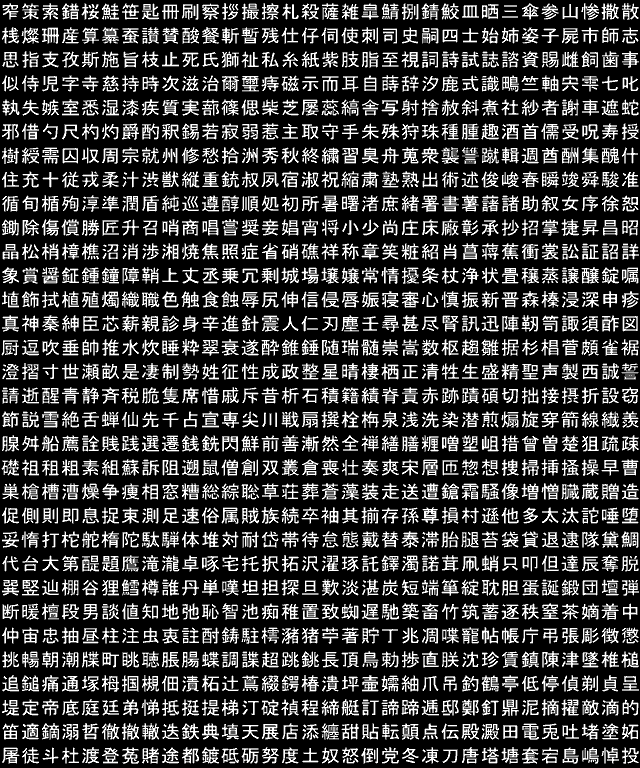
#> input picture 폰트 관련/font1test/font1_blue_jpn.png, 640 x 768 px
$ python gyeokja.py
#> lines starting #> are read from the running program, lines starting #| are printed output that depends on the picture
from PIL import Image, ImageDraw

def draw_grid_on_sheet(input_path, output_name):
    # 1. 원본 이미지 불러오기
#> called with input_path = 'font1_blue_jpn.png', output_name = 'font1_blue_jpn_grid.png'
    try:
        img = Image.open(input_path).convert('RGB') # 선을 색상 있게 그리려면 RGB 변환
    except:
        print("이미지 파일을 열 수 없습니다.")
        return

    draw = ImageDraw.Draw(img)
    width, height = img.size
#> width = 640; height = 768

    # 2. 규격 설정 (기존 규격: 20x24)
    glyph_w, glyph_h = 20, 24

    # 3. 가로선 그리기 (행 구분)
    for y in range(0, height + 1, glyph_h):
        draw.line([(0, y), (width, y)], fill=(100, 100, 100), width=1) # 회색 선

    # 4. 세로선 그리기 (열 구분)
    for x in range(0, width + 1, glyph_w):
        draw.line([(x, 0), (x, height)], fill=(100, 100, 100), width=1) # 회색 선

    # 5. 결과 저장 및 확인
    img.save(output_name)
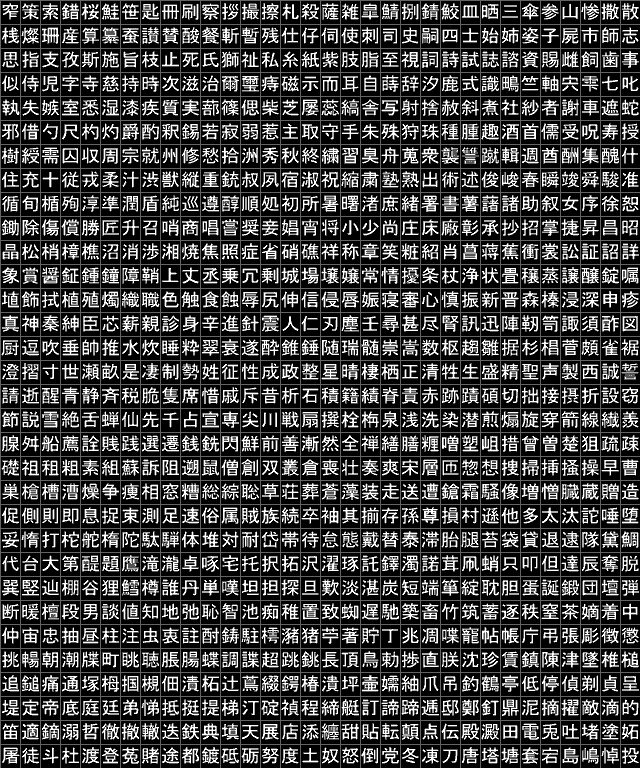
#> saved as font1_blue_jpn_grid.png: PIL image 640x768 RGB; min 0, max 255, mean 69.4
    img.show()
    print(f"격자선이 추가된 시트 저장 완료: {output_name}")

if __name__ == "__main__":
    # 파일명이 'font1_blue_jpn.png'라고 가정합니다.
    draw_grid_on_sheet("font1_blue_jpn.png", "font1_blue_jpn_grid.png")

$ run again, with 폰트 관련/font1test/font1_alpha.png copied over 폰트 관련/font1test/font1_blue_jpn.png
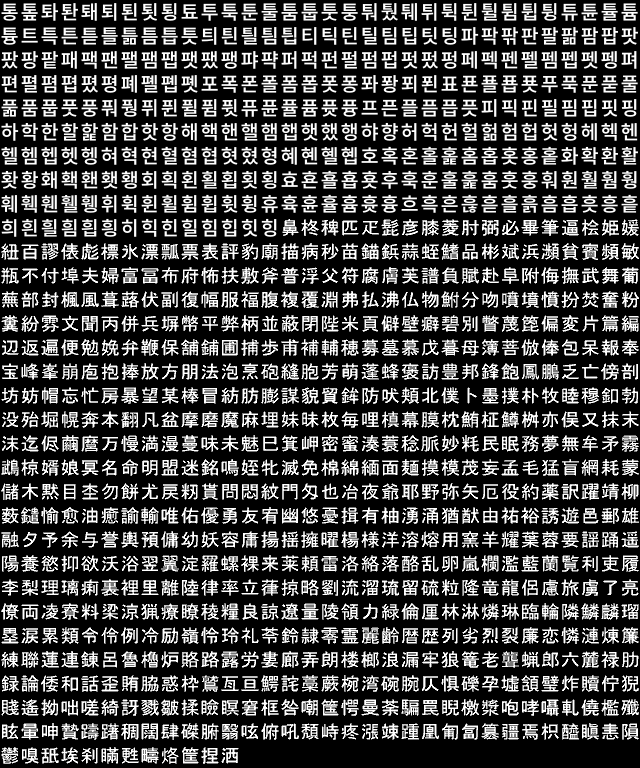
#> input picture 폰트 관련/font1test/font1_alpha.png, 640 x 768 px
#> in draw_grid_on_sheet, `img.save(output_name)`:
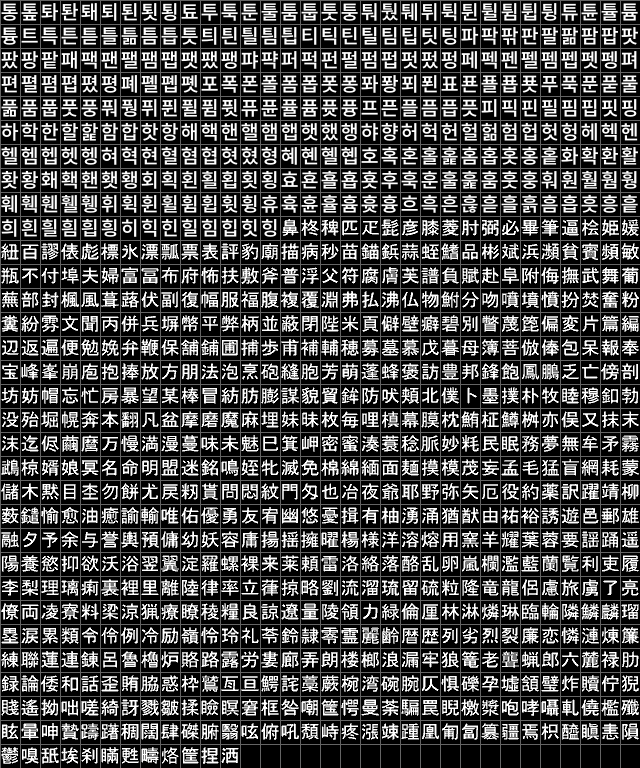
#> saved as font1_blue_jpn_grid.png: PIL image 640x768 RGB; min 0, max 255, mean 76.3

$ run again, with 폰트 관련/font1test/font1_blue.png copied over 폰트 관련/font1test/font1_blue_jpn.png
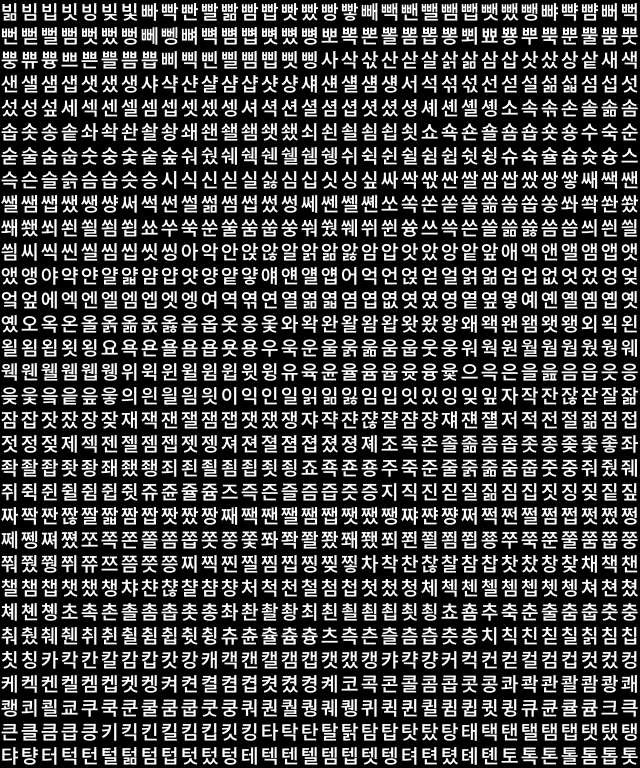
#> input picture 폰트 관련/font1test/font1_blue.png, 640 x 768 px
#> in draw_grid_on_sheet, `img.save(output_name)`:
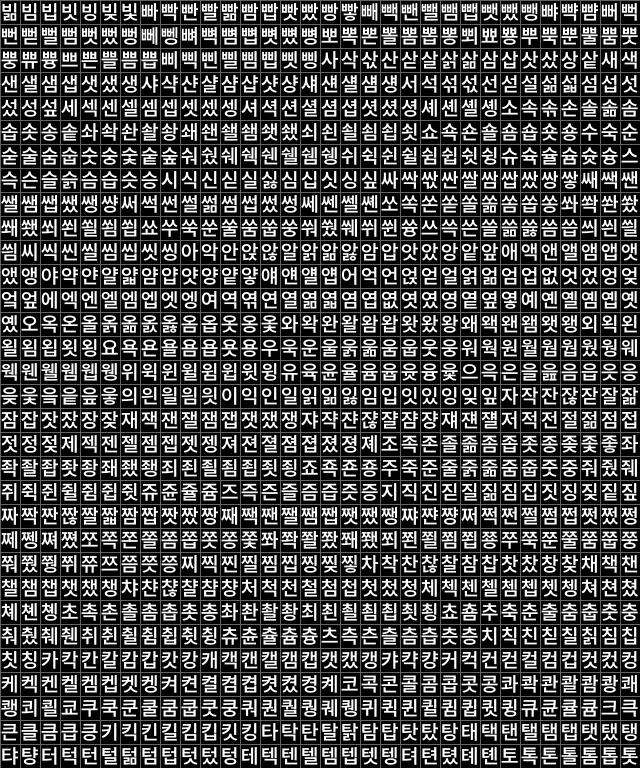
#> saved as font1_blue_jpn_grid.png: PIL image 640x768 RGB; min 0, max 255, mean 74.6
